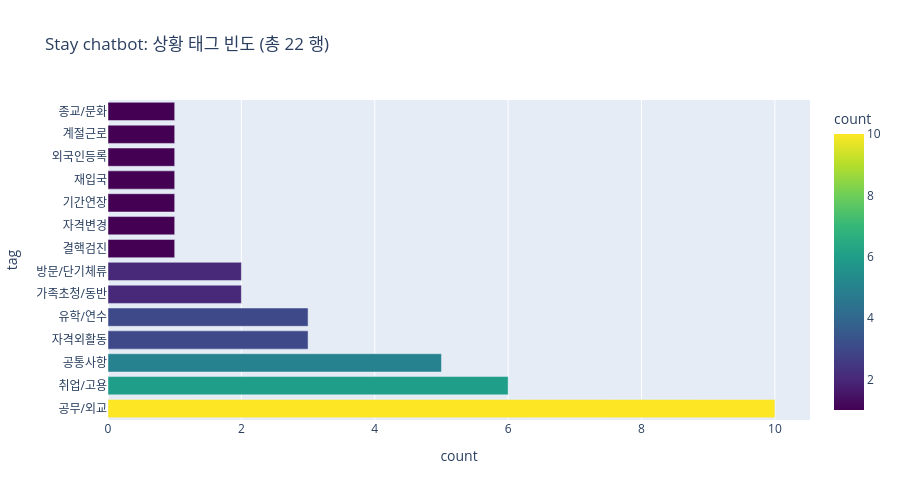

Write notebook code for a chart like this one.
### Code cell
# 상황 태그 빈도 (가장 흔한 user_situation_tags)
def parse_tags(s):
    if pd.isna(s): return []
    return [line.strip().lstrip("- ").strip() for line in str(s).splitlines() if line.strip() and line.strip() != "-"]

stay_chatbot["tag_list"] = stay_chatbot["user_situation_tags"].apply(parse_tags)
all_tags = [t for tags in stay_chatbot["tag_list"] for t in tags if t]
tag_df = pd.Series(all_tags).value_counts().reset_index()
tag_df.columns = ["tag", "count"]

fig = px.bar(tag_df, x="count", y="tag", orientation="h",
             title=f"Stay chatbot: 상황 태그 빈도 (총 {len(stay_chatbot)} 행)",
             color="count", color_continuous_scale="Viridis")
fig.update_layout(height=500)
fig.show()

### Figure 1 — Plotly figure (JSON) as saved in the notebook; plotly's stock layout.template omitted (floating-point values rounded to 4 significant figures)
{"data": [{"hovertemplate": "count=%{marker.color}<br>tag=%{y}<extra></extra>", "legendgroup": "", "marker": {"color": [10, 6, 5, 3, 3, 2, 2, 1, 1, 1, 1, 1, 1, 1], "coloraxis": "coloraxis", "pattern": {"shape": ""}}, "name": "", "orientation": "h", "showlegend": false, "textposition": "auto", "type": "bar", "x": [10, 6, 5, 3, 3, 2, 2, 1, 1, 1, 1, 1, 1, 1], "xaxis": "x", "y": ["공무/외교", "취업/고용", "공통사항", "자격외활동", "유학/연수", "가족초청/동반", "방문/단기체류", "결핵검진", "자격변경", "기간연장", "재입국", "외국인등록", "계절근로", "종교/문화"], "yaxis": "y"}], "layout": {"barmode": "relative", "coloraxis": {"colorbar": {"title": {"text": "count"}}, "colorscale": [[0.0, "#440154"], [0.1111, "#482878"], [0.2222, "#3e4989"], [0.3333, "#31688e"], [0.4444, "#26828e"], [0.5556, "#1f9e89"], [0.6667, "#35b779"], [0.7778, "#6ece58"], [0.8889, "#b5de2b"], [1.0, "#fde725"]]}, "height": 500, "legend": {"tracegroupgap": 0}, "title": {"text": "Stay chatbot: 상황 태그 빈도 (총 22 행)"}, "xaxis": {"anchor": "y", "domain": [0.0, 1.0], "title": {"text": "count"}}, "yaxis": {"anchor": "x", "domain": [0.0, 1.0], "title": {"text": "tag"}}}}
